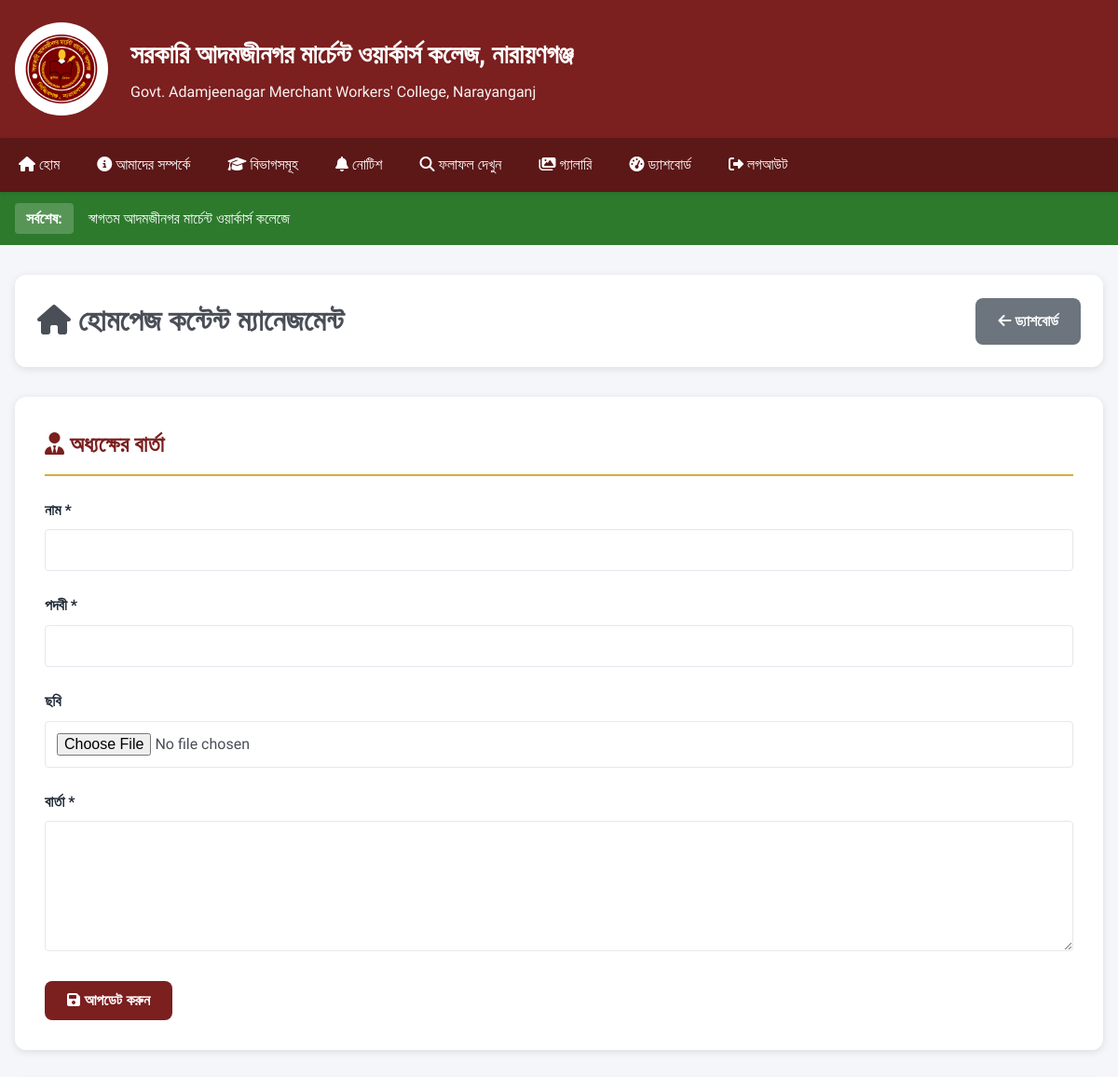
Page /admin/homepage (signed in, upper part) on the earlier database version.
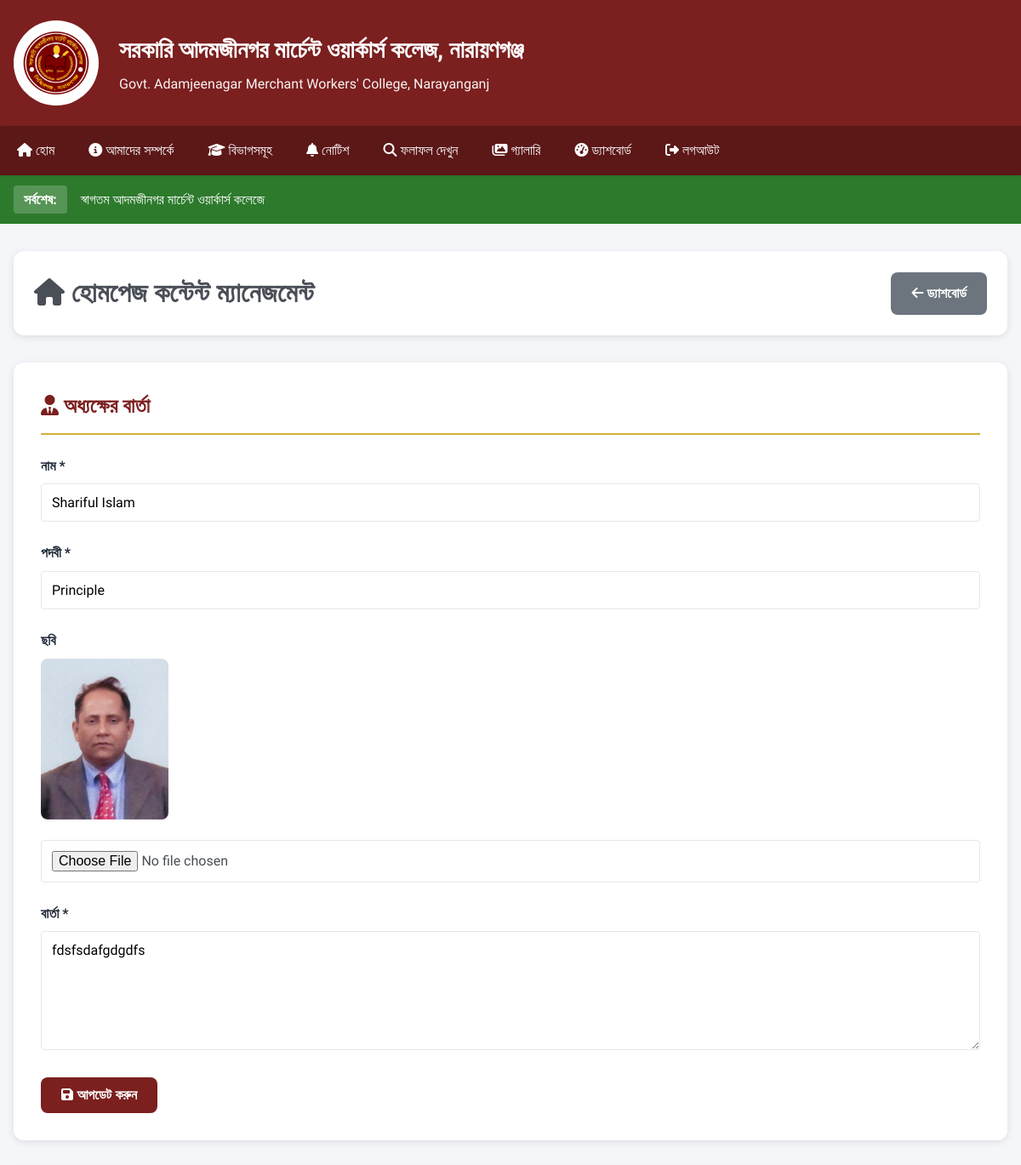
Same page on the later database version.
### models_cms.py (models this page shows, shortened)
class PrincipalMessage(db.Model):
    __tablename__ = 'principal_messages'
    id = db.Column(db.Integer, primary_key=True)
    name = db.Column(db.String(200), nullable=False)
    designation = db.Column(db.String(200))
    photo = db.Column(db.String(300))  # Path to photo
    message = db.Column(db.Text, nullable=False)
    is_active = db.Column(db.Boolean, default=True)
    created_at = db.Column(db.DateTime, default=datetime.utcnow)
    updated_at = db.Column(db.DateTime, default=datetime.utcnow, onupdate=datetime.utcnow)

### routes_cms.py (the view)
    @app.route('/admin/homepage')
    @login_required
    def admin_homepage():
        principal = PrincipalMessage.query.filter_by(is_active=True).first()
        quick_links = QuickLink.query.filter_by(is_active=True).order_by(QuickLink.order).all()
        sections = HomeSection.query.order_by(HomeSection.order).all()
        return render_template('admin/homepage.html',
                             principal=principal,
                             quick_links=quick_links,
                             sections=sections)

### app.py (called while the page is built)
@login_manager.user_loader
def load_user(user_id):
    return Admin.query.get(int(user_id))

### templates/admin/homepage.html (shortened to what this page needs)
{% extends "base.html" %}
{% block content %}
<div class="admin-container">
    <div class="admin-header">
        <h1><i class="fas fa-home"></i> হোমপেজ কন্টেন্ট ম্যানেজমেন্ট</h1>
        <div>
            <a href="{{ url_for('admin_dashboard') }}" class="btn btn-secondary"><i class="fas fa-arrow-left"></i>
                ড্যাশবোর্ড</a>
        </div>
    </div>
    <div class="admin-card">
        <h2><i class="fas fa-user-tie"></i> অধ্যক্ষের বার্তা</h2>
        <form method="POST" action="{{ url_for('admin_update_principal') }}" enctype="multipart/form-data">
            <div class="form-group">
                <label for="name">নাম *</label>
                <input type="text" id="name" name="name" value="{{ principal.name if principal else '' }}" required>
            </div>
            <div class="form-group">
                <label for="designation">পদবী *</label>
                <input type="text" id="designation" name="designation"
                    value="{{ principal.designation if principal else '' }}" required>
            </div>
            <div class="form-group">
                <label for="photo">ছবি</label>
                {% if principal and principal.photo %}
                <div style="margin-bottom: 1rem;">
                    <img src="{{ url_for('uploaded_file', filename=principal.photo) }}" alt="Principal"
                        style="max-width: 150px; border-radius: 8px;">
                </div>
                {% endif %}
                <input type="file" id="photo" name="photo" accept=".jpg,.jpeg,.png,.webp">
            </div>
            <div class="form-group">
                <label for="message">বার্তা *</label>
                <textarea id="message" name="message" rows="6"
                    required>{{ principal.message if principal else '' }}</textarea>
            </div>
            <button type="submit" class="btn btn-primary">
                <i class="fas fa-save"></i> আপডেট করুন
            </button>
        </form>
    </div>
</div>
{% endblock %}

Differences in the rows shown:
added PrincipalMessage: name "Shariful Islam", designation "Principle", photo (picture), message "fdsfsdafgdgdfs"
